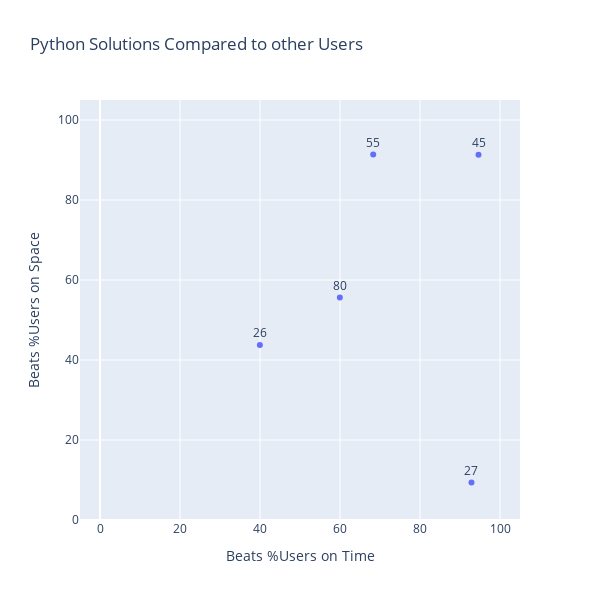

Notebook code cell kept with this figure:
### Code cell
from analyze_commits import create_and_save_plot

demo_data = [{'time': 39.97,
  'space': 43.75,
  'file': '0026-remove-duplicates-from-sorted-array/0026-remove-duplicates-from-sorted-array.py',
  'problem': '26'},
 {'time': 92.87,
  'space': 9.39,
  'file': '0027-remove-element/0027-remove-element.py',
  'problem': '27'},
 {'time': 94.63,
  'space': 91.32,
  'file': '0045-jump-game-ii/0045-jump-game-ii.py',
  'problem': '45'},
 {'time': 68.3,
  'space': 91.39,
  'file': '0055-jump-game/0055-jump-game.py',
  'problem': '55'},
 {'time': 59.96,
  'space': 55.61,
  'file': '0080-remove-duplicates-from-sorted-array-ii/0080-remove-duplicates-from-sorted-array-ii.py',
  'problem': '80'}]

fig = create_and_save_plot(demo_data, save=False)
fig.show()

### Figure 1 — Plotly figure (JSON) as saved in the notebook; plotly's stock layout.template omitted (floating-point values rounded to 4 significant figures)
{"data": [{"hovertemplate": "time=%{x}<br>space=%{y}<br>problem=%{text}<extra></extra>", "legendgroup": "", "marker": {"color": "#636efa", "symbol": "circle"}, "mode": "markers+text", "name": "", "orientation": "v", "showlegend": false, "text": ["26", "27", "45", "55", "80"], "textposition": "top center", "type": "scatter", "x": [39.97, 92.87, 94.63, 68.3, 59.96], "xaxis": "x", "y": [43.75, 9.39, 91.32, 91.39, 55.61], "yaxis": "y"}], "layout": {"height": 600, "legend": {"tracegroupgap": 0}, "title": {"text": "Python Solutions Compared to other Users"}, "width": 600, "xaxis": {"anchor": "y", "domain": [0, 1], "range": [0, 100], "title": {"text": "Beats %Users on Time"}}, "yaxis": {"anchor": "x", "domain": [0, 1], "range": [0, 105], "scaleanchor": "x", "scaleratio": 1, "title": {"text": "Beats %Users on Space"}}}}
